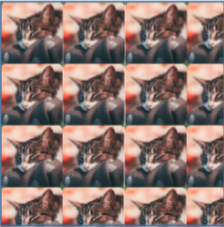
#> input picture Лабы по питону/1.png, 224 x 227 px
$ python 9_1.py
#> lines starting #> are read from the running program, lines starting #| are printed output that depends on the picture
#Задание1 Вариант 10 Создать изображение и покрыть одинаковыми изображениями всю об¬ласть основного изображения:
from PIL import Image

# Открываем изображение
image = Image.open('1.png')
#> image is the input picture: PIL image 224x227 RGBA; mean R, G, B, A 140.1, 117.3, 111.5, 255

# Получаем размеры изображения
width, height = image.size
#> width = 224; height = 227

# Создаем новое изображение с такими же размерами как исходное
new_image = Image.new('RGB', (width, height))
#> new_image: PIL image 224x227 RGB; every value is 0

# Уменьшаем исходное изображение в 4 раза
small_image = image.resize((width // 4, height // 4))
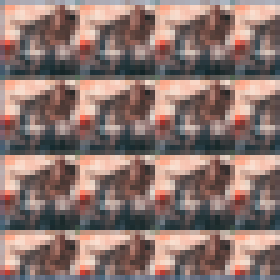
#> small_image: PIL image 56x56 RGBA (shown 5 times larger); mean R, G, B, A 140.2, 117.2, 111.3, 255

# Добавляем уменьшенные копии изображения на новое изображение
for i in range(4):
    for j in range(4):
        new_image.paste(small_image, (i * width // 4, j * height // 4))
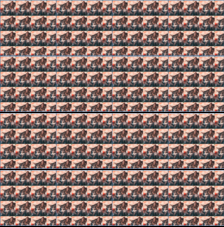
#> new_image: PIL image 224x227 RGB; mean R, G, B 138.4, 115.7, 109.8

# Сохраняем новое изображение
new_image.save('output.png')

$ run again, with Лабы по питону/image.jpg saved as Лабы по питону/1.png
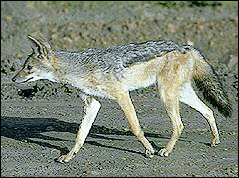
#> input picture Лабы по питону/image.jpg, 239 x 178 px
#> image is the input picture: PIL image 239x178 RGB; mean R, G, B 123.9, 132.1, 117.2
#> `small_image = image.resize((width // 4, height // 4))`:
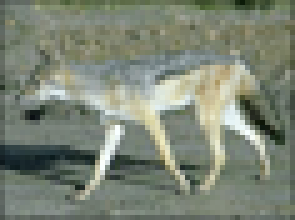
#> small_image: PIL image 59x44 RGB (shown 5 times larger); mean R, G, B 124.5, 132.8, 117.7
#> after the loop `for i in range(4):`:
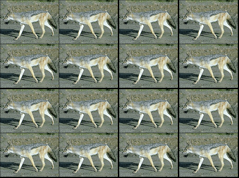
#> new_image: PIL image 239x178 RGB; mean R, G, B 121.6, 129.6, 115
